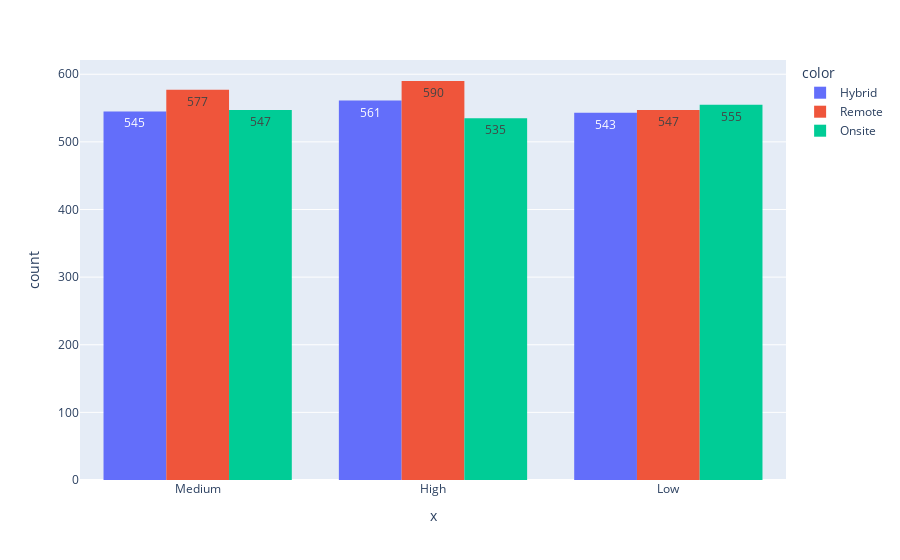

The notebook cell this image was saved under:
### Code cell
fig = px.histogram(x = df['Stress_Level'], text_auto=True,color=df['Work_Location'], barmode='group')
fig.show()

### Figure 1 — Plotly figure (JSON) as saved in the notebook; plotly's stock layout.template omitted (floating-point values rounded to 4 significant figures; data arrays with more than 128 entries replaced by an {"elided": "..."} marker saying what was removed)
{"data": [{"alignmentgroup": "True", "bingroup": "x", "hovertemplate": "color=Hybrid<br>x=%{x}<br>count=%{y}<extra></extra>", "legendgroup": "Hybrid", "marker": {"color": "#636efa", "pattern": {"shape": ""}}, "name": "Hybrid", "offsetgroup": "Hybrid", "orientation": "v", "showlegend": true, "texttemplate": "%{value}", "type": "histogram", "x": {"elided": "1649 str values"}, "xaxis": "x", "yaxis": "y"}, {"alignmentgroup": "True", "bingroup": "x", "hovertemplate": "color=Remote<br>x=%{x}<br>count=%{y}<extra></extra>", "legendgroup": "Remote", "marker": {"color": "#EF553B", "pattern": {"shape": ""}}, "name": "Remote", "offsetgroup": "Remote", "orientation": "v", "showlegend": true, "texttemplate": "%{value}", "type": "histogram", "x": {"elided": "1714 str values"}, "xaxis": "x", "yaxis": "y"}, {"alignmentgroup": "True", "bingroup": "x", "hovertemplate": "color=Onsite<br>x=%{x}<br>count=%{y}<extra></extra>", "legendgroup": "Onsite", "marker": {"color": "#00cc96", "pattern": {"shape": ""}}, "name": "Onsite", "offsetgroup": "Onsite", "orientation": "v", "showlegend": true, "texttemplate": "%{value}", "type": "histogram", "x": {"elided": "1637 str values"}, "xaxis": "x", "yaxis": "y"}], "layout": {"barmode": "group", "legend": {"title": {"text": "color"}, "tracegroupgap": 0}, "margin": {"t": 60}, "xaxis": {"anchor": "y", "domain": [0, 1], "title": {"text": "x"}}, "yaxis": {"anchor": "x", "domain": [0, 1], "title": {"text": "count"}}}}
